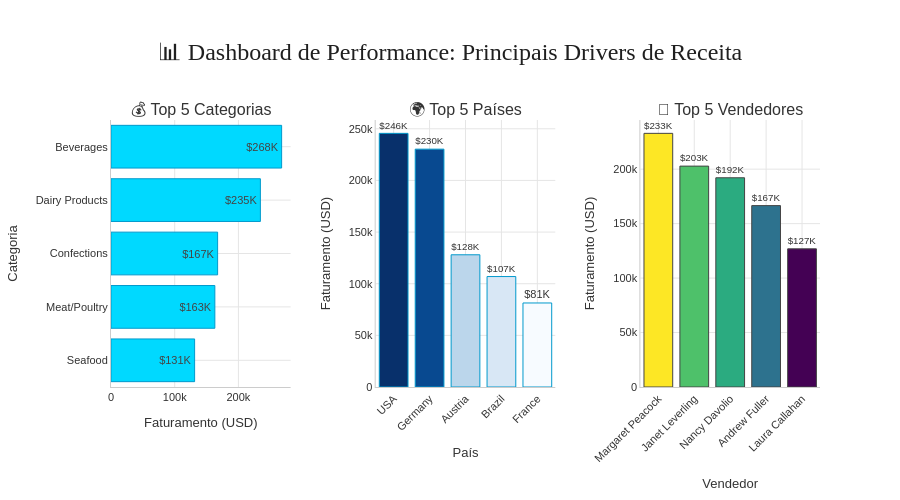

Write notebook code for a chart like this one.
### Code cell
from plotly.subplots import make_subplots

fig_dashboard = make_subplots(
    rows=1, cols=3,
    subplot_titles=('💰 Top 5 Categorias', '🌍 Top 5 Países', '👥 Top 5 Vendedores'),
    specs=[[{'type': 'bar'}, {'type': 'bar'}, {'type': 'bar'}]],
    horizontal_spacing=0.12
)

# Gráfico 1: Categorias 
fig_dashboard.add_trace(
    go.Bar(
        y=df_categorias['categoria'][::-1],  # Inverter para maior no topo
        x=df_categorias['faturamento'][::-1],
        orientation='h',
        marker=dict(color='#00D9FF', line=dict(color='#0099CC', width=1)),
        text=df_categorias['faturamento'][::-1].apply(lambda x: f'${x/1000:.0f}K'),
        textposition='inside',
        showlegend=False,
        hovertemplate='<b>%{y}</b><br>Faturamento: $%{x:,.0f}<extra></extra>'
    ),
    row=1, col=1
)

# Gráfico 2: Países
fig_dashboard.add_trace(
    go.Bar(
        x=df_paises['pais'],
        y=df_paises['faturamento'],
        marker=dict(
            color=df_paises['faturamento'],
            colorscale='Blues',
            showscale=False,
            line=dict(color='#0099CC', width=1)
        ),
        text=df_paises['faturamento'].apply(lambda x: f'${x/1000:.0f}K'),
        textposition='outside',
        showlegend=False,
        hovertemplate='<b>%{x}</b><br>Faturamento: $%{y:,.0f}<extra></extra>'
    ),
    row=1, col=2
)

# Gráfico 3: Vendedores
fig_dashboard.add_trace(
    go.Bar(
        x=df_vendedores['vendedor'],
        y=df_vendedores['faturamento'],
        marker=dict(
            color=df_vendedores['faturamento'],
            colorscale='Viridis',
            showscale=False,
            line=dict(color='#444', width=1)
        ),
        text=df_vendedores['faturamento'].apply(lambda x: f'${x/1000:.0f}K'),
        textposition='outside',
        showlegend=False,
        hovertemplate='<b>%{x}</b><br>Faturamento: $%{y:,.0f}<extra></extra>'
    ),
    row=1, col=3
)

# Atualizar layout geral
fig_dashboard.update_layout(
    title={
        'text': '📊 Dashboard de Performance: Principais Drivers de Receita',
        'font': {'size': 24, 'color': '#1f1f1f', 'family': 'Arial Black'},
        'x': 0.5,
        'xanchor': 'center'
    },
    plot_bgcolor='white',
    paper_bgcolor='white',
    height=500,
    margin=dict(l=20, r=80, t=120, b=80),  # Aumentado: r=80 (direita), t=120 (topo)
    font=dict(family='Arial', size=11, color='#333')
)

fig_dashboard.update_xaxes(showgrid=True, gridcolor='#E5E5E5', showline=True, linecolor='#CCC')
fig_dashboard.update_yaxes(showgrid=True, gridcolor='#E5E5E5', showline=True, linecolor='#CCC')

fig_dashboard.update_xaxes(tickangle=-45, row=1, col=2)

fig_dashboard.update_xaxes(tickangle=-45, row=1, col=3)

# Título dos eixos
fig_dashboard.update_xaxes(title_text="Faturamento (USD)", row=1, col=1)
fig_dashboard.update_xaxes(title_text="País", row=1, col=2)
fig_dashboard.update_xaxes(title_text="Vendedor", row=1, col=3)

fig_dashboard.update_yaxes(title_text="Categoria", row=1, col=1)
fig_dashboard.update_yaxes(title_text="Faturamento (USD)", row=1, col=2)
fig_dashboard.update_yaxes(title_text="Faturamento (USD)", row=1, col=3)

fig_dashboard.show()

### Figure 1 — Plotly figure (JSON) as saved in the notebook; plotly's stock layout.template omitted (floating-point values rounded to 4 significant figures)
{"data": [{"hovertemplate": "<b>%{y}</b><br>Faturamento: $%{x:,.0f}<extra></extra>", "marker": {"color": "#00D9FF", "line": {"color": "#0099CC", "width": 1}}, "orientation": "h", "showlegend": false, "text": ["$131K", "$163K", "$167K", "$235K", "$268K"], "textposition": "inside", "type": "bar", "x": [131300.0, 163000.0, 167400.0, 234500.0, 267900.0], "xaxis": "x", "y": ["Seafood", "Meat/Poultry", "Confections", "Dairy Products", "Beverages"], "yaxis": "y"}, {"hovertemplate": "<b>%{x}</b><br>Faturamento: $%{y:,.0f}<extra></extra>", "marker": {"color": [245600.0, 230300.0, 128000.0, 106900.0, 81360.0], "colorscale": [[0, "rgb(247,251,255)"], [0.125, "rgb(222,235,247)"], [0.25, "rgb(198,219,239)"], [0.375, "rgb(158,202,225)"], [0.5, "rgb(107,174,214)"], [0.625, "rgb(66,146,198)"], [0.75, "rgb(33,113,181)"], [0.875, "rgb(8,81,156)"], [1, "rgb(8,48,107)"]], "line": {"color": "#0099CC", "width": 1}, "showscale": false}, "showlegend": false, "text": ["$246K", "$230K", "$128K", "$107K", "$81K"], "textposition": "outside", "type": "bar", "x": ["USA", "Germany", "Austria", "Brazil", "France"], "xaxis": "x2", "y": [245600.0, 230300.0, 128000.0, 106900.0, 81360.0], "yaxis": "y2"}, {"hovertemplate": "<b>%{x}</b><br>Faturamento: $%{y:,.0f}<extra></extra>", "marker": {"color": [232900.0, 202800.0, 192100.0, 166500.0, 126900.0], "colorscale": [[0, "#440154"], [0.1111, "#482878"], [0.2222, "#3e4989"], [0.3333, "#31688e"], [0.4444, "#26828e"], [0.5556, "#1f9e89"], [0.6667, "#35b779"], [0.7778, "#6ece58"], [0.8889, "#b5de2b"], [1, "#fde725"]], "line": {"color": "#444", "width": 1}, "showscale": false}, "showlegend": false, "text": ["$233K", "$203K", "$192K", "$167K", "$127K"], "textposition": "outside", "type": "bar", "x": ["Margaret Peacock", "Janet Leverling", "Nancy Davolio", "Andrew Fuller", "Laura Callahan"], "xaxis": "x3", "y": [232900.0, 202800.0, 192100.0, 166500.0, 126900.0], "yaxis": "y3"}], "layout": {"annotations": [{"font": {"size": 16}, "showarrow": false, "text": "💰 Top 5 Categorias", "x": 0.1267, "xanchor": "center", "xref": "paper", "y": 1, "yanchor": "bottom", "yref": "paper"}, {"font": {"size": 16}, "showarrow": false, "text": "🌍 Top 5 Países", "x": 0.5, "xanchor": "center", "xref": "paper", "y": 1, "yanchor": "bottom", "yref": "paper"}, {"font": {"size": 16}, "showarrow": false, "text": "👥 Top 5 Vendedores", "x": 0.8733, "xanchor": "center", "xref": "paper", "y": 1, "yanchor": "bottom", "yref": "paper"}], "font": {"color": "#333", "family": "Arial", "size": 11}, "height": 500, "margin": {"b": 80, "l": 20, "r": 80, "t": 120}, "paper_bgcolor": "white", "plot_bgcolor": "white", "title": {"font": {"color": "#1f1f1f", "family": "Arial Black", "size": 24}, "text": "📊 Dashboard de Performance: Principais Drivers de Receita", "x": 0.5, "xanchor": "center"}, "xaxis": {"anchor": "y", "domain": [0, 0.2533], "gridcolor": "#E5E5E5", "linecolor": "#CCC", "showgrid": true, "showline": true, "title": {"text": "Faturamento (USD)"}}, "xaxis2": {"anchor": "y2", "domain": [0.3733, 0.6267], "gridcolor": "#E5E5E5", "linecolor": "#CCC", "showgrid": true, "showline": true, "tickangle": -45, "title": {"text": "País"}}, "xaxis3": {"anchor": "y3", "domain": [0.7467, 1], "gridcolor": "#E5E5E5", "linecolor": "#CCC", "showgrid": true, "showline": true, "tickangle": -45, "title": {"text": "Vendedor"}}, "yaxis": {"anchor": "x", "domain": [0, 1], "gridcolor": "#E5E5E5", "linecolor": "#CCC", "showgrid": true, "showline": true, "title": {"text": "Categoria"}}, "yaxis2": {"anchor": "x2", "domain": [0, 1], "gridcolor": "#E5E5E5", "linecolor": "#CCC", "showgrid": true, "showline": true, "title": {"text": "Faturamento (USD)"}}, "yaxis3": {"anchor": "x3", "domain": [0, 1], "gridcolor": "#E5E5E5", "linecolor": "#CCC", "showgrid": true, "showline": true, "title": {"text": "Faturamento (USD)"}}}}
